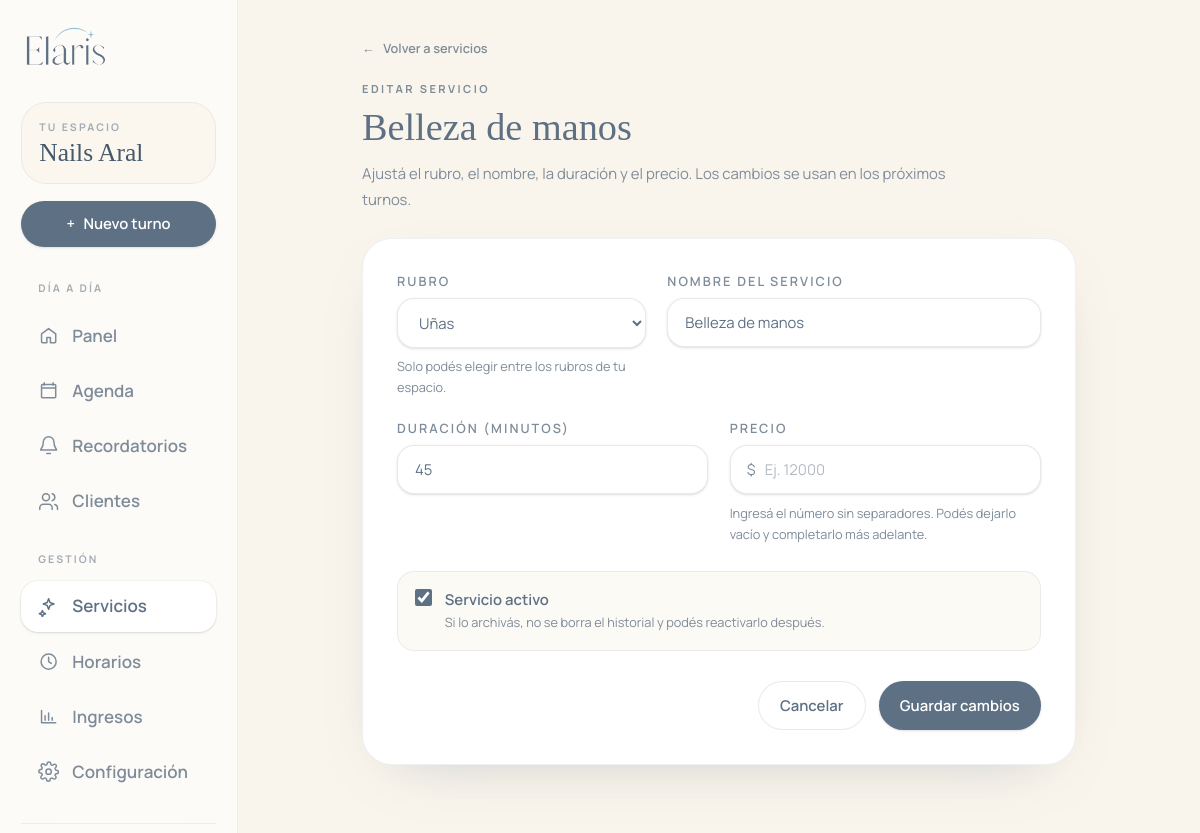
The page /panel/servicios/14/editar/ (signed in) on the database its author committed.
### businesses/models.py (models this page shows, shortened)
class Business(models.Model):
    owner = models.OneToOneField(
        settings.AUTH_USER_MODEL,
        on_delete=models.CASCADE,
        related_name="business",
        verbose_name="profesional",
    )
    name = models.CharField("nombre del negocio", max_length=120)
    whatsapp = models.CharField("WhatsApp del negocio", max_length=40, blank=True)
    specialties = models.ManyToManyField(
        "catalog.Specialty",
        related_name="businesses",
        blank=True,
        verbose_name="rubros",
    )
    created_at = models.DateTimeField("creado", auto_now_add=True)
    updated_at = models.DateTimeField("actualizado", auto_now=True)
    class Meta:
        verbose_name = "negocio"
        verbose_name_plural = "negocios"

class Service(models.Model):
    business = models.ForeignKey(
        Business,
        on_delete=models.CASCADE,
        related_name="services",
        verbose_name="negocio",
    )
    specialty = models.ForeignKey(
        "catalog.Specialty",
        on_delete=models.PROTECT,
        related_name="services",
        verbose_name="rubro",
    )
    name = models.CharField("nombre", max_length=120)
    duration_minutes = models.PositiveSmallIntegerField(
        "duración (minutos)",
        default=60,
        validators=[MinValueValidator(5), MaxValueValidator(600)],
    )
    price = models.DecimalField(
        "precio",
        max_digits=10,
        decimal_places=2,
        null=True,
        blank=True,
        validators=[MinValueValidator(Decimal("0"))],
    )
    is_active = models.BooleanField("activo", default=True)
    created_at = models.DateTimeField("creado", auto_now_add=True)
    updated_at = models.DateTimeField("actualizado", auto_now=True)
    class Meta:
        ordering = ("specialty__sort_order", "name")
        verbose_name = "servicio"
        verbose_name_plural = "servicios"
        constraints = [
            models.UniqueConstraint(
                fields=("business", "specialty", "name"),
                name="unique_service_per_business_specialty",
            )
        ]

### businesses/views.py (the view)
@business_required
def service_edit(request, pk):
    business = request.business
    service = get_object_or_404(Service, pk=pk, business=business)
    form = ServiceForm(
        request.POST or None,
        instance=service,
        business=business,
    )
    if request.method == "POST" and form.is_valid():
        form.save()
        messages.success(request, "Servicio actualizado.")
        return redirect("businesses:service_list")
    return render(
        request,
        "businesses/service_form.html",
        {
            "business": business,
            "service": service,
            "form": form,
            "is_edit": True,
        },
    )

### businesses/utils.py (called while the page is built)
def get_business_for(user):
    return Business.objects.filter(owner=user).first()

def business_required(view_func):
    @login_required
    @wraps(view_func)
    def wrapper(request, *args, **kwargs):
        business = get_business_for(request.user)
        if business is None:
            return redirect("businesses:onboarding")
        request.business = business
        return view_func(request, *args, **kwargs)
    return wrapper

### catalog/models.py (called while the page is built)
    def __str__(self):
        return self.name

### templates/businesses/service_form.html (shortened to what this page needs)
{% extends "base.html" %}
{% load static %}
{% block body %}
  {% include "partials/app_header.html" %}
  <main class="container-page pb-16 pt-8">
    <div class="mx-auto max-w-2xl">
      <a href="{% url 'businesses:service_list' %}" class="inline-flex items-center gap-2 text-xs font-semibold text-ink-soft transition hover:text-ink">
        <span aria-hidden="true">←</span> Volver a servicios
      </a>
      <div class="mt-5">
        <p class="eyebrow">{% if service %}Editar servicio{% else %}Nuevo servicio{% endif %}</p>
        <h1 class="mt-2 font-display text-4xl">{% if service %}{{ service.name }}{% else %}Sumá un servicio{% endif %}</h1>
        <p class="mt-3 max-w-xl text-sm leading-6 text-ink-soft">
          {% if service %}
            Ajustá el rubro, el nombre, la duración y el precio. Los cambios se usan en los próximos turnos.
          {% else %}
            Definí el servicio y su duración para que puedas agendarlo. Podés completar el precio más adelante.
          {% endif %}
        </p>
      </div>
      <form method="post" class="card mt-6 p-6 sm:p-8" novalidate>
        <div class="grid gap-5 sm:grid-cols-[0.8fr_1.2fr]">
          <div>
            <label for="{{ form.specialty.id_for_label }}" class="label">{{ form.specialty.label }}</label>
            {{ form.specialty }}
            <p class="mt-2 text-xs leading-5 text-ink-soft">{{ form.specialty.help_text }}</p>
          </div>
          <div>
            <label for="{{ form.name.id_for_label }}" class="label">{{ form.name.label }}</label>
            {{ form.name }}
          </div>
        </div>
        <div class="mt-5 grid gap-5 sm:grid-cols-2">
          <div>
            <label for="{{ form.duration_minutes.id_for_label }}" class="label">{{ form.duration_minutes.label }}</label>
            {{ form.duration_minutes }}
          </div>
          <div>
            <label for="{{ form.price.id_for_label }}" class="label">{{ form.price.label }}</label>
            <div class="relative">
              <span class="pointer-events-none absolute left-4 top-1/2 -translate-y-1/2 text-sm text-ink-soft">$</span>
              {{ form.price }}
            </div>
            <p class="mt-2 text-xs leading-5 text-ink-soft">{{ form.price.help_text }}</p>
          </div>
        </div>
        <div class="mt-6 rounded-2xl border border-ink/10 bg-cream/50 p-4">
          <label for="{{ form.is_active.id_for_label }}" class="flex cursor-pointer items-start gap-3">
            {{ form.is_active }}
            <span>
              <span class="block text-sm font-semibold">Servicio activo</span>
              <span class="mt-0.5 block text-xs leading-5 text-ink-soft">{{ form.is_active.help_text }}</span>
            </span>
          </label>
        </div>
        <div class="mt-7 flex flex-col-reverse gap-3 sm:flex-row sm:justify-end">
          <a href="{% url 'businesses:service_list' %}" class="btn-secondary">Cancelar</a>
          <button type="submit" class="btn-primary">{% if service %}Guardar cambios{% else %}Agregar servicio{% endif %}</button>
        </div>
      </form>
    </div>
  </main>
{% endblock %}

### templates/partials/app_header.html (shortened to what this page needs)
{% load static %}
{% if business %}
  <aside class="app-sidebar fixed inset-y-0 left-0 z-40 flex-col overflow-y-auto border-r border-ink/10 bg-white/60 px-5 py-6 backdrop-blur-xl" aria-label="Panel de navegación">
    <a href="{% url 'businesses:dashboard' %}" class="inline-flex shrink-0 items-center" aria-label="Elaris, panel">
      <img src="{% static 'brand/logo-header.png' %}" alt="Elaris" class="h-10 w-auto">
    </a>
    <div class="mt-8 rounded-[1.5rem] border border-ink/10 bg-cream/70 p-4">
      <p class="text-[0.62rem] font-bold uppercase tracking-[0.2em] text-ink-soft/70">Tu espacio</p>
      <p class="mt-1 truncate font-display text-2xl leading-none text-ink-deep">{{ business.name }}</p>
    </div>
    <a href="{% url 'agenda:appointment_create' %}" class="btn-primary mt-4 w-full px-4 py-3">
      <span aria-hidden="true">+</span> Nuevo turno
    </a>
    <div class="mt-7 flex-1">
      {% include "partials/app_nav.html" %}
    </div>
    <div class="mt-6 border-t border-ink/10 pt-4">
    </div>
  </aside>
{% endif %}

### static/css/app.css (style rules this page uses)
html:has(.app-sidebar),html:has(.app-mobile-header) { font-size:17px }
.app-sidebar { width:14rem;display:none }
@media (min-width:768px) { .app-sidebar { display:flex } }
@media (min-width:768px) { html:has(.app-sidebar) body { padding-left:14rem } }
html:has(.app-sidebar) main .grid>* { min-width:0 }

### rows shown on the page
Business: name "Nails Aral"
Service: name "Belleza de manos", specialty "Uñas", duration_minutes "45", is_active "☑"
